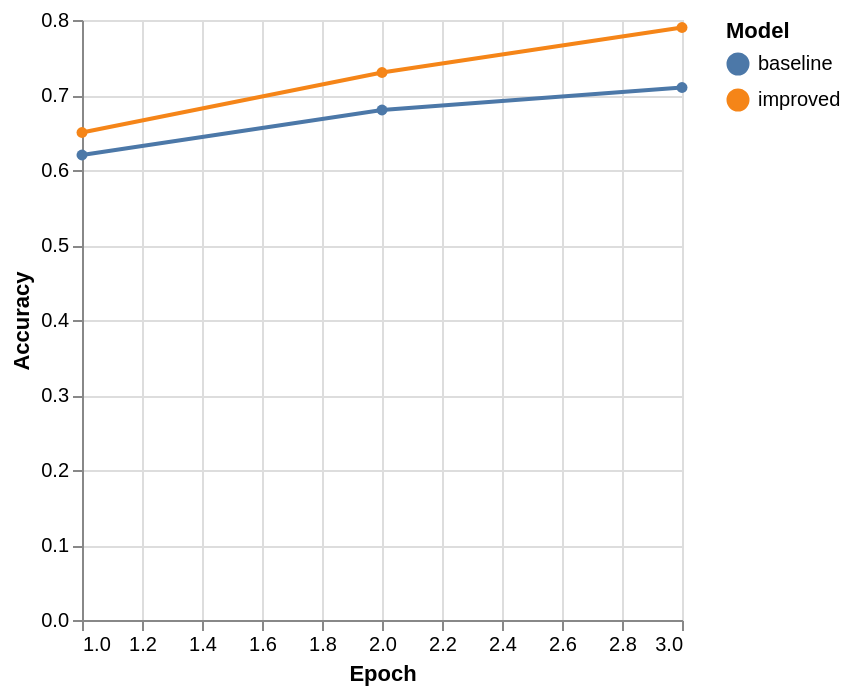

This figure's Vega-Lite source:
### Vega-Lite specification from a JSON file in a GitHub repository (floating-point values rounded to 4 significant figures)
{"$schema": "https://vega.github.io/schema/vega-lite/v6.json", "description": "Basic training curve example for VegaPaper.", "data": {"values": [{"epoch": 1, "accuracy": 0.62, "model": "baseline"}, {"epoch": 2, "accuracy": 0.68, "model": "baseline"}, {"epoch": 3, "accuracy": 0.71, "model": "baseline"}, {"epoch": 1, "accuracy": 0.65, "model": "improved"}, {"epoch": 2, "accuracy": 0.73, "model": "improved"}, {"epoch": 3, "accuracy": 0.79, "model": "improved"}]}, "mark": {"type": "line", "point": true}, "encoding": {"x": {"field": "epoch", "type": "quantitative", "title": "Epoch"}, "y": {"field": "accuracy", "type": "quantitative", "title": "Accuracy"}, "color": {"field": "model", "type": "nominal", "title": "Model"}}}
